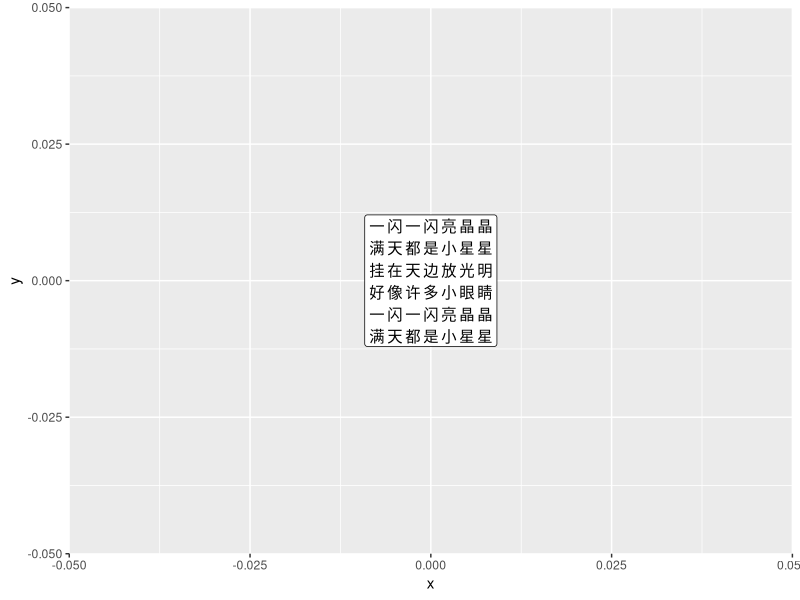

Write the R code that produced this figure.
## ---- chunk 1
knitr::opts_chunk$set(echo = TRUE, dev = "ragg_png")
options(tidyverse.quiet = TRUE)
## ---- chunk 2
library(tidyverse)

lyrics_twinkle_mandarin_pinyin <- 
"yī shǎn yī shǎn liàng jīng jīng
mǎn tiān dū shì xiǎo xīng xīng
guà zài tiān biān fàng guāng míng
hǎo xiàng xǔ duō xiǎo yǎn jīng
yī shǎn yī shǎn liàng jīng jīng
mǎn tiān dū shì xiǎo xīng xīng"

lyrics_twinkle_mandarin <- 
"一 闪 一 闪 亮 晶 晶
满 天 都 是 小 星 星
挂 在 天 边 放 光 明
好 像 许 多 小 眼 睛
一 闪 一 闪 亮 晶 晶
满 天 都 是 小 星 星"

melody_twinkle_mandarin <- "ddsslls
ffmmrrd
ssffmmr
ssffmmr
ddsslls
ffmmrrd"


lyrics_twinkle_german <- 
"Fun-kel fun-kel klein-er Stern
Ach wie bist du mir so fern
Wun-der-schön und un-be-kannt
Wie ein strah-lend Di-a-mant
Fun-kel fun-kel klein-er Stern
Ach wie bist du mir so fern"


lyrics_twinkle_danish <- "Fra den fjer-ne mælk-e-vej
Fra den fjer-ne mælk-e-vej,
tit-ter stjern-en ned til mig.
Sølv og guld på him-len står,
ly-ser for os hvor vi går.
Fra den fjer-ne mælk-e-vej,
tit-ter stjer-nen ned til mig"

ggplot() + 
  annotate(geom = "label", x = 0, y = 0, 
           label = lyrics_twinkle_mandarin)
## ---- chunk 3

